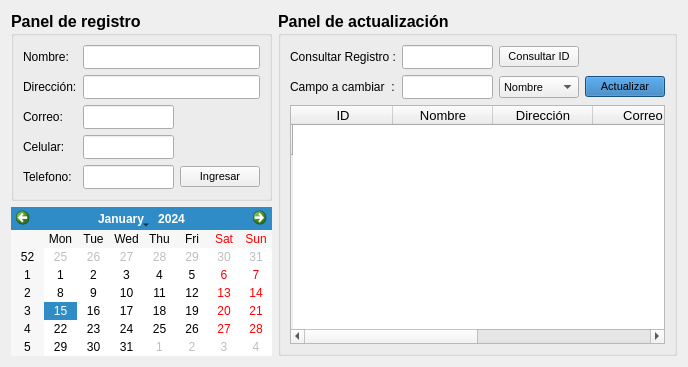
      <widget class="QWidget" name="RegistroPersonas">
       <attribute name="title">
        <string>Registro/Actualización de personas</string>
       </attribute>
       <layout class="QGridLayout" name="gridLayout_5">
        <item row="0" column="3" rowspan="2">
         <widget class="QGroupBox" name="groupBox_2">
          <property name="font">
           <font>
            <family>Microsoft YaHei UI</family>
            <pointsize>12</pointsize>
            <weight>75</weight>
            <bold>true</bold>
           </font>
          </property>
          <property name="cursor">
           <cursorShape>ArrowCursor</cursorShape>
          </property>
          <property name="title">
           <string>Panel de actualización</string>
          </property>
          <layout class="QGridLayout" name="gridLayout_4">
           <item row="0" column="0">
            <widget class="QLabel" name="label_9">
             <property name="font">
              <font>
               <family>Microsoft YaHei UI</family>
               <pointsize>9</pointsize>
               <weight>50</weight>
               <bold>false</bold>
              </font>
             </property>
             <property name="text">
              <string>Consultar Registro :</string>
             </property>
            </widget>
           </item>
           <item row="0" column="1">
            <widget class="QLineEdit" name="ID_A_Buscar">
             <property name="font">
              <font>
               <family>Calibri</family>
               <pointsize>9</pointsize>
               <weight>50</weight>
               <bold>false</bold>
              </font>
             </property>
            </widget>
           </item>
           <item row="0" column="2">
            <widget class="QPushButton" name="Boton_BuscaID">
             <property name="font">
              <font>
               <family>MS Shell Dlg 2</family>
               <pointsize>8</pointsize>
               <weight>50</weight>
               <bold>false</bold>
              </font>
             </property>
             <property name="text">
              <string>Consultar ID</string>
             </property>
            </widget>
           </item>
           <item row="1" column="0">
            <widget class="QLabel" name="label_10">
             <property name="font">
              <font>
               <family>Microsoft YaHei UI</family>
               <pointsize>9</pointsize>
               <weight>50</weight>
               <bold>false</bold>
              </font>
             </property>
             <property name="text">
              <string>Campo a cambiar  :</string>
             </property>
            </widget>
           </item>
           <item row="1" column="1">
            <widget class="QLineEdit" name="Campo_A_Cambiar">
             <property name="font">
              <font>
               <family>Calibri</family>
               <pointsize>9</pointsize>
               <weight>50</weight>
               <bold>false</bold>
              </font>
             </property>
            </widget>
           </item>
           <item row="1" column="2">
            <widget class="QComboBox" name="Selector_Actualizar">
             <property name="font">
              <font>
               <family>MS Shell Dlg 2</family>
               <pointsize>8</pointsize>
               <weight>50</weight>
               <bold>false</bold>
              </font>
             </property>
             <property name="layoutDirection">
              <enum>Qt::LeftToRight</enum>
             </property>
             <item>
              <property name="text">
               <string>Nombre</string>
              </property>
             </item>
             <item>
              <property name="text">
               <string>Direccion</string>
              </property>
             </item>
             <item>
              <property name="text">
               <string>Correo</string>
              </property>
             </item>
             <item>
              <property name="text">
               <string>Celular</string>
              </property>
             </item>
             <item>
              <property name="text">
               <string>Telefono</string>
              </property>
             </item>
            </widget>
           </item>
           <item row="1" column="3">
            <widget class="QPushButton" name="Boton_Actualizar">
             <property name="palette">
              <palette>
               <active>
                <colorrole role="WindowText">
                 <brush brushstyle="SolidPattern">
                  <color alpha="255">
                   <red>0</red>
                   <green>0</green>
                   <blue>0</blue>
                  </color>
                 </brush>
                </colorrole>
                <colorrole role="Button">
                 <brush brushstyle="SolidPattern">
                  <color alpha="255">
                   <red>34</red>
                   <green>113</green>
                   <blue>179</blue>
                  </color>
                 </brush>
                </colorrole>
                <colorrole role="Light">
                 <brush brushstyle="SolidPattern">
                  <color alpha="255">
                   <red>62</red>
                   <green>167</green>
                   <blue>255</blue>
                  </color>
                 </brush>
                </colorrole>
                <colorrole role="Midlight">
                 <brush brushstyle="SolidPattern">
                  <color alpha="255">
                   <red>48</red>
                   <green>140</green>
                   <blue>217</blue>
                  </color>
                 </brush>
                </colorrole>
                <colorrole role="Dark">
                 <brush brushstyle="SolidPattern">
                  <color alpha="255">
                   <red>17</red>
                   <green>56</green>
                   <blue>89</blue>
                  </color>
                 </brush>
                </colorrole>
                <colorrole role="Mid">
                 <brush brushstyle="SolidPattern">
                  <color alpha="255">
                   <red>23</red>
                   <green>75</green>
                   <blue>119</blue>
                  </color>
                 </brush>
                </colorrole>
                <colorrole role="Text">
                 <brush brushstyle="SolidPattern">
                  <color alpha="255">
                   <red>0</red>
                   <green>0</green>
                   <blue>0</blue>
                  </color>
                 </brush>
                </colorrole>
                <colorrole role="BrightText">
                 <brush brushstyle="SolidPattern">
                  <color alpha="255">
                   <red>255</red>
                   <green>255</green>
                   <blue>255</blue>
                  </color>
                 </brush>
                </colorrole>
                <colorrole role="ButtonText">
                 <brush brushstyle="SolidPattern">
                  <color alpha="255">
                   <red>0</red>
                   <green>0</green>
                   <blue>0</blue>
                  </color>
                 </brush>
                </colorrole>
                <colorrole role="Base">
                 <brush brushstyle="SolidPattern">
                  <color alpha="255">
                   <red>255</red>
                   <green>255</green>
                   <blue>255</blue>
                  </color>
                 </brush>
                </colorrole>
                <colorrole role="Window">
                 <brush brushstyle="SolidPattern">
                  <color alpha="255">
                   <red>34</red>
                   <green>113</green>
                   <blue>179</blue>
                  </color>
                 </brush>
                </colorrole>
                <colorrole role="Shadow">
                 <brush brushstyle="SolidPattern">
                  <color alpha="255">
                   <red>0</red>
                   <green>0</green>
                   <blue>0</blue>
                  </color>
                 </brush>
                </colorrole>
                <colorrole role="AlternateBase">
                 <brush brushstyle="SolidPattern">
                  <color alpha="255">
                   <red>144</red>
                   <green>184</green>
                   <blue>217</blue>
                  </color>
                 </brush>
                </colorrole>
                <colorrole role="ToolTipBase">
                 <brush brushstyle="SolidPattern">
                  <color alpha="255">
                   <red>255</red>
                   <green>255</green>
                   <blue>220</blue>
                  </color>
                 </brush>
                </colorrole>
                <colorrole role="ToolTipText">
                 <brush brushstyle="SolidPattern">
                  <color alpha="255">
                   <red>0</red>
                   <green>0</green>
                   <blue>0</blue>
                  </color>
                 </brush>
                </colorrole>
                <colorrole role="PlaceholderText">
                 <brush brushstyle="SolidPattern">
                  <color alpha="128">
                   <red>0</red>
                   <green>0</green>
                   <blue>0</blue>
                  </color>
                 </brush>
                </colorrole>
               </active>
               <inactive>
                <colorrole role="WindowText">
                 <brush brushstyle="SolidPattern">
                  <color alpha="255">
                   <red>0</red>
                   <green>0</green>
                   <blue>0</blue>
                  </color>
                 </brush>
                </colorrole>
                <colorrole role="Button">
                 <brush brushstyle="SolidPattern">
                  <color alpha="255">
                   <red>34</red>
                   <green>113</green>
                   <blue>179</blue>
                  </color>
                 </brush>
                </colorrole>
                <colorrole role="Light">
                 <brush brushstyle="SolidPattern">
                  <color alpha="255">
                   <red>62</red>
                   <green>167</green>
                   <blue>255</blue>
                  </color>
                 </brush>
                </colorrole>
                <colorrole role="Midlight">
                 <brush brushstyle="SolidPattern">
                  <color alpha="255">
                   <red>48</red>
                   <green>140</green>
                   <blue>217</blue>
                  </color>
                 </brush>
                </colorrole>
                <colorrole role="Dark">
                 <brush brushstyle="SolidPattern">
                  <color alpha="255">
                   <red>17</red>
                   <green>56</green>
                   <blue>89</blue>
                  </color>
                 </brush>
                </colorrole>
                <colorrole role="Mid">
                 <brush brushstyle="SolidPattern">
                  <color alpha="255">
                   <red>23</red>
                   <green>75</green>
                   <blue>119</blue>
                  </color>
                 </brush>
                </colorrole>
                <colorrole role="Text">
                 <brush brushstyle="SolidPattern">
                  <color alpha="255">
                   <red>0</red>
                   <green>0</green>
                   <blue>0</blue>
                  </color>
                 </brush>
                </colorrole>
                <colorrole role="BrightText">
                 <brush brushstyle="SolidPattern">
                  <color alpha="255">
                   <red>255</red>
                   <green>255</green>
                   <blue>255</blue>
                  </color>
                 </brush>
                </colorrole>
                <colorrole role="ButtonText">
                 <brush brushstyle="SolidPattern">
                  <color alpha="255">
                   <red>0</red>
                   <green>0</green>
                   <blue>0</blue>
                  </color>
                 </brush>
                </colorrole>
                <colorrole role="Base">
                 <brush brushstyle="SolidPattern">
                  <color alpha="255">
                   <red>255</red>
                   <green>255</green>
                   <blue>255</blue>
                  </color>
                 </brush>
                </colorrole>
                <colorrole role="Window">
                 <brush brushstyle="SolidPattern">
                  <color alpha="255">
                   <red>34</red>
                   <green>113</green>
                   <blue>179</blue>
                  </color>
                 </brush>
                </colorrole>
                <colorrole role="Shadow">
                 <brush brushstyle="SolidPattern">
                  <color alpha="255">
                   <red>0</red>
                   <green>0</green>
                   <blue>0</blue>
                  </color>
                 </brush>
                </colorrole>
                <colorrole role="AlternateBase">
                 <brush brushstyle="SolidPattern">
                  <color alpha="255">
                   <red>144</red>
                   <green>184</green>
                   <blue>217</blue>
                  </color>
                 </brush>
                </colorrole>
                <colorrole role="ToolTipBase">
                 <brush brushstyle="SolidPattern">
                  <color alpha="255">
                   <red>255</red>
                   <green>255</green>
                   <blue>220</blue>
                  </color>
                 </brush>
                </colorrole>
                <colorrole role="ToolTipText">
                 <brush brushstyle="SolidPattern">
                  <color alpha="255">
                   <red>0</red>
                   <green>0</green>
                   <blue>0</blue>
                  </color>
                 </brush>
                </colorrole>
                <colorrole role="PlaceholderText">
                 <brush brushstyle="SolidPattern">
                  <color alpha="128">
                   <red>0</red>
                   <green>0</green>
                   <blue>0</blue>
                  </color>
                 </brush>
                </colorrole>
               </inactive>
               <disabled>
                <colorrole role="WindowText">
                 <brush brushstyle="SolidPattern">
                  <color alpha="255">
                   <red>17</red>
                   <green>56</green>
                   <blue>89</blue>
                  </color>
                 </brush>
                </colorrole>
                <colorrole role="Button">
                 <brush brushstyle="SolidPattern">
                  <color alpha="255">
                   <red>34</red>
                   <green>113</green>
                   <blue>179</blue>
                  </color>
                 </brush>
                </colorrole>
                <colorrole role="Light">
                 <brush brushstyle="SolidPattern">
                  <color alpha="255">
                   <red>62</red>
                   <green>167</green>
                   <blue>255</blue>
                  </color>
                 </brush>
                </colorrole>
                <colorrole role="Midlight">
                 <brush brushstyle="SolidPattern">
                  <color alpha="255">
                   <red>48</red>
                   <green>140</green>
                   <blue>217</blue>
                  </color>
                 </brush>
                </colorrole>
                <colorrole role="Dark">
                 <brush brushstyle="SolidPattern">
                  <color alpha="255">
                   <red>17</red>
                   <green>56</green>
                   <blue>89</blue>
                  </color>
                 </brush>
                </colorrole>
                <colorrole role="Mid">
                 <brush brushstyle="SolidPattern">
                  <color alpha="255">
                   <red>23</red>
                   <green>75</green>
                   <blue>119</blue>
                  </color>
                 </brush>
                </colorrole>
                <colorrole role="Text">
                 <brush brushstyle="SolidPattern">
                  <color alpha="255">
                   <red>17</red>
                   <green>56</green>
                   <blue>89</blue>
                  </color>
                 </brush>
                </colorrole>
                <colorrole role="BrightText">
                 <brush brushstyle="SolidPattern">
                  <color alpha="255">
                   <red>255</red>
                   <green>255</green>
                   <blue>255</blue>
                  </color>
                 </brush>
                </colorrole>
                <colorrole role="ButtonText">
                 <brush brushstyle="SolidPattern">
                  <color alpha="255">
                   <red>17</red>
                   <green>56</green>
                   <blue>89</blue>
                  </color>
                 </brush>
                </colorrole>
                <colorrole role="Base">
                 <brush brushstyle="SolidPattern">
                  <color alpha="255">
                   <red>34</red>
                   <green>113</green>
                   <blue>179</blue>
                  </color>
                 </brush>
                </colorrole>
                <colorrole role="Window">
                 <brush brushstyle="SolidPattern">
                  <color alpha="255">
                   <red>34</red>
                   <green>113</green>
                   <blue>179</blue>
                  </color>
                 </brush>
                </colorrole>
                <colorrole role="Shadow">
                 <brush brushstyle="SolidPattern">
                  <color alpha="255">
                   <red>0</red>
                   <green>0</green>
                   <blue>0</blue>
                  </color>
                 </brush>
                </colorrole>
                <colorrole role="AlternateBase">
                 <brush brushstyle="SolidPattern">
                  <color alpha="255">
                   <red>34</red>
                   <green>113</green>
                   <blue>179</blue>
                  </color>
                 </brush>
                </colorrole>
                <colorrole role="ToolTipBase">
                 <brush brushstyle="SolidPattern">
                  <color alpha="255">
                   <red>255</red>
                   <green>255</green>
                   <blue>220</blue>
                  </color>
                 </brush>
                </colorrole>
                <colorrole role="ToolTipText">
                 <brush brushstyle="SolidPattern">
                  <color alpha="255">
                   <red>0</red>
                   <green>0</green>
                   <blue>0</blue>
                  </color>
                 </brush>
                </colorrole>
                <colorrole role="PlaceholderText">
                 <brush brushstyle="SolidPattern">
                  <color alpha="128">
                   <red>0</red>
                   <green>0</green>
                   <blue>0</blue>
                  </color>
                 </brush>
                </colorrole>
               </disabled>
              </palette>
             </property>
             <property name="font">
              <font>
               <family>MS Shell Dlg 2</family>
               <pointsize>8</pointsize>
               <weight>50</weight>
               <bold>false</bold>
              </font>
             </property>
             <property name="text">
              <string>Actualizar</string>
             </property>
             <property name="icon">
              <iconset>
               <normaloff>../../../../Downloads/Lupa.png</normaloff>../../../../Downloads/Lupa.png</iconset>
             </property>
             <property name="iconSize">
              <size>
               <width>16</width>
               <height>16</height>
              </size>
             </property>
            </widget>
           </item>
           <item row="2" column="0" colspan="4">
            <widget class="QTableWidget" name="Tabla_Actualizar">
             <property name="font">
              <font>
               <family>Segoe UI</family>
               <pointsize>9</pointsize>
               <weight>50</weight>
               <bold>false</bold>
              </font>
             </property>
             <property name="layoutDirection">
              <enum>Qt::LeftToRight</enum>
             </property>
             <property name="showGrid">
              <bool>false</bool>
             </property>
             <property name="gridStyle">
              <enum>Qt::NoPen</enum>
             </property>
             <property name="sortingEnabled">
              <bool>true</bool>
             </property>
             <row>
              <property name="text">
               <string/>
              </property>
             </row>
             <column>
              <property name="text">
               <string>ID</string>
              </property>
              <property name="font">
               <font>
                <pointsize>10</pointsize>
               </font>
              </property>
             </column>
             <column>
              <property name="text">
               <string>Nombre</string>
              </property>
              <property name="font">
               <font>
                <pointsize>10</pointsize>
               </font>
              </property>
             </column>
             <column>
              <property name="text">
               <string>Dirección</string>
              </property>
              <property name="font">
               <font>
                <pointsize>10</pointsize>
               </font>
              </property>
             </column>
             <column>
              <property name="text">
               <string>Correo</string>
              </property>
              <property name="font">
               <font>
                <pointsize>10</pointsize>
               </font>
              </property>
             </column>
             <column>
              <property name="text">
               <string>Celular</string>
              </property>
              <property name="font">
               <font>
                <pointsize>10</pointsize>
               </font>
              </property>
             </column>
             <column>
              <property name="text">
               <string>Telefono</string>
              </property>
              <property name="font">
               <font>
                <pointsize>10</pointsize>
               </font>
              </property>
             </column>
            </widget>
           </item>
          </layout>
         </widget>
        </item>
        <item row="0" column="1">
         <widget class="QGroupBox" name="groupBox">
          <property name="font">
           <font>
            <family>Microsoft YaHei UI</family>
            <pointsize>12</pointsize>
            <weight>75</weight>
            <bold>true</bold>
           </font>
          </property>
          <property name="cursor">
           <cursorShape>ArrowCursor</cursorShape>
          </property>
          <property name="title">
           <string>Panel de registro</string>
          </property>
          <layout class="QGridLayout" name="gridLayout_6">
           <item row="0" column="0">
            <widget class="QLabel" name="label_4">
             <property name="font">
              <font>
               <family>Microsoft YaHei UI</family>
               <pointsize>9</pointsize>
               <weight>50</weight>
               <bold>false</bold>
              </font>
             </property>
             <property name="text">
              <string>Nombre:</string>
             </property>
            </widget>
           </item>
           <item row="0" column="1" colspan="2">
            <widget class="QLineEdit" name="Campo_Nombre">
             <property name="font">
              <font>
               <family>Calibri</family>
               <pointsize>9</pointsize>
               <weight>50</weight>
               <bold>false</bold>
              </font>
             </property>
            </widget>
           </item>
           <item row="1" column="0">
            <widget class="QLabel" name="label_5">
             <property name="font">
              <font>
               <family>Microsoft YaHei UI</family>
               <pointsize>9</pointsize>
               <weight>50</weight>
               <bold>false</bold>
              </font>
             </property>
             <property name="text">
              <string>Dirección:</string>
             </property>
            </widget>
           </item>
           <item row="1" column="1" colspan="2">
            <widget class="QLineEdit" name="Campo_Direccion">
             <property name="font">
              <font>
               <family>Calibri</family>
               <pointsize>9</pointsize>
               <weight>50</weight>
               <bold>false</bold>
              </font>
             </property>
            </widget>
           </item>
           <item row="2" column="0">
            <widget class="QLabel" name="label_6">
             <property name="font">
              <font>
               <family>Microsoft YaHei UI</family>
               <pointsize>9</pointsize>
               <weight>50</weight>
               <bold>false</bold>
              </font>
             </property>
             <property name="text">
              <string>Correo:</string>
             </property>
            </widget>
           </item>
           <item row="2" column="1">
            <widget class="QLineEdit" name="Campo_Correo">
             <property name="font">
              <font>
               <family>Calibri</family>
               <pointsize>9</pointsize>
               <weight>50</weight>
               <bold>false</bold>
              </font>
             </property>
            </widget>
           </item>
           <item row="3" column="0">
            <widget class="QLabel" name="label_8">
             <property name="font">
              <font>
               <family>Microsoft YaHei UI</family>
               <pointsize>9</pointsize>
               <weight>50</weight>
               <bold>false</bold>
              </font>
             </property>
             <property name="text">
              <string>Celular:</string>
             </property>
            </widget>
           </item>
           <item row="3" column="1">
            <widget class="QLineEdit" name="Campo_Celular">
             <property name="font">
              <font>
               <family>Calibri</family>
               <pointsize>9</pointsize>
               <weight>50</weight>
               <bold>false</bold>
              </font>
             </property>
            </widget>
           </item>
           <item row="4" column="0">
            <widget class="QLabel" name="label_7">
             <property name="font">
              <font>
               <family>Microsoft YaHei UI</family>
               <pointsize>9</pointsize>
               <weight>50</weight>
               <bold>false</bold>
              </font>
             </property>
             <property name="text">
              <string>Telefono:</string>
             </property>
            </widget>
           </item>
           <item row="4" column="1">
            <widget class="QLineEdit" name="Campo_Telefono">
             <property name="font">
              <font>
               <family>Calibri</family>
               <pointsize>9</pointsize>
               <weight>50</weight>
               <bold>false</bold>
              </font>
             </property>
            </widget>
           </item>
           <item row="4" column="2">
            <widget class="QPushButton" name="Boton_Ingresar">
             <property name="font">
              <font>
               <family>MS Shell Dlg 2</family>
               <pointsize>8</pointsize>
               <weight>50</weight>
               <bold>false</bold>
              </font>
             </property>
             <property name="text">
              <string>Ingresar</string>
             </property>
            </widget>
           </item>
          </layout>
         </widget>
        </item>
        <item row="1" column="1">
         <widget class="QCalendarWidget" name="calendarWidget"/>
        </item>
       </layout>
      </widget>
